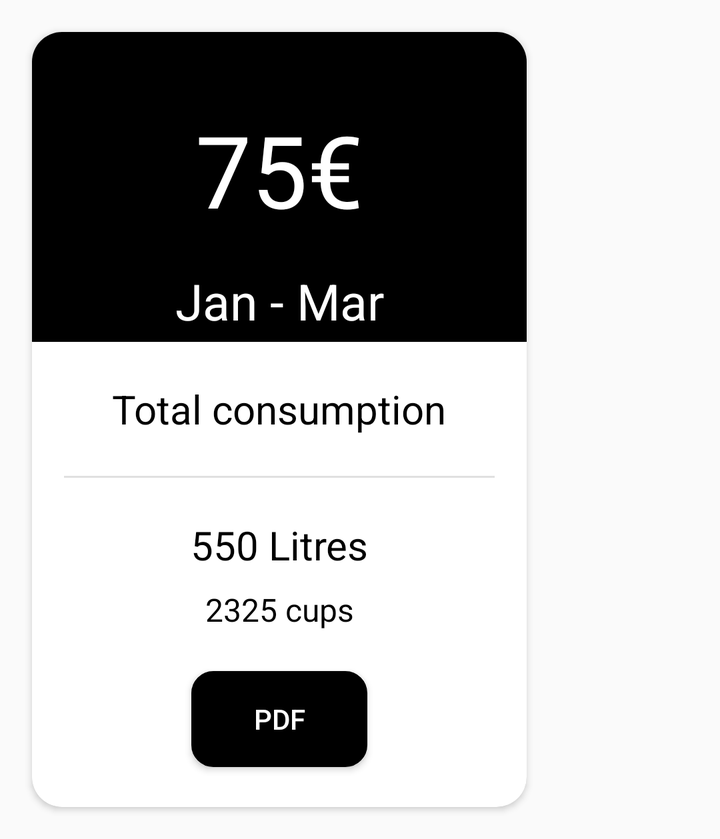
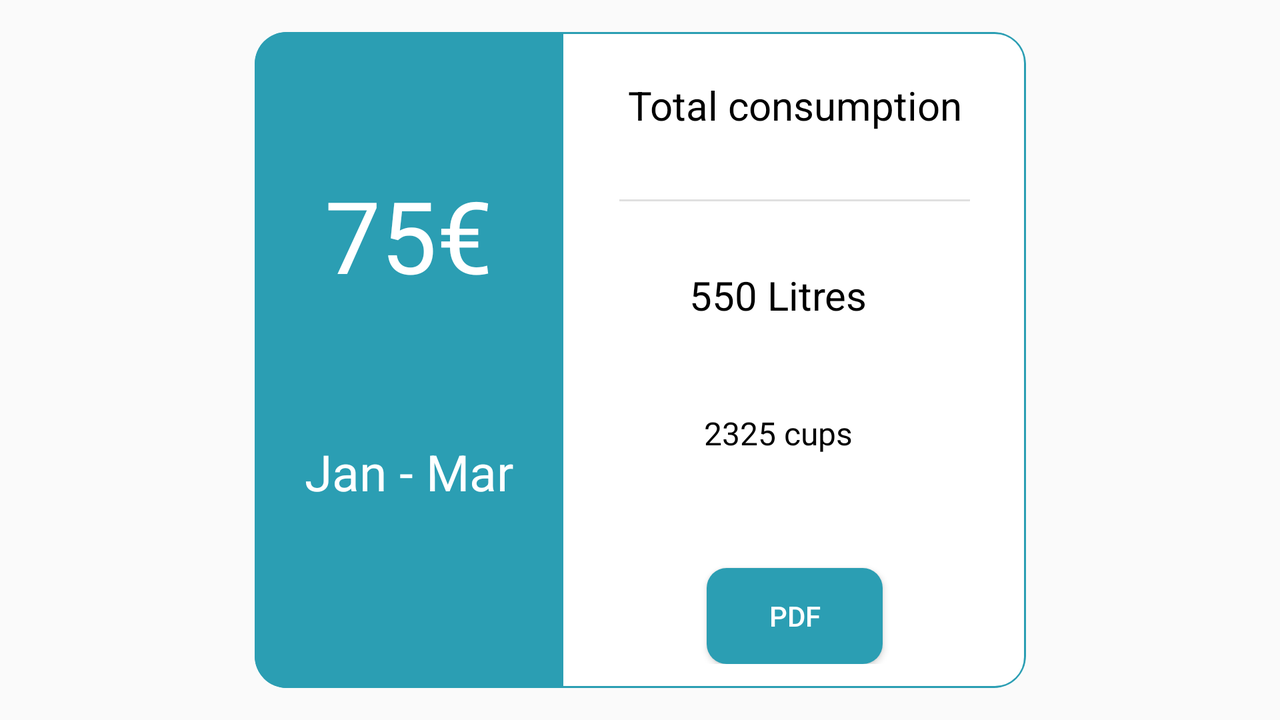

Two renders of one Android screen. The first uses the default layout on a phone; the second uses the alternative layout the repository ships for a different screen configuration, on a matching device. The two XML files are below.
<!-- AndroidManifest.xml: application theme AppTheme -->
<!-- res/layout/bill_card.xml -->
<?xml version="1.0" encoding="utf-8"?>
<androidx.constraintlayout.widget.ConstraintLayout xmlns:android="http://schemas.android.com/apk/res/android"
    xmlns:app="http://schemas.android.com/apk/res-auto"
    android:layout_width="wrap_content"
    android:layout_height="wrap_content">


    <androidx.cardview.widget.CardView
        android:id="@+id/bill_card"
        android:layout_width="wrap_content"
        android:layout_height="wrap_content"
        android:layout_margin="16dp"
        android:background="@drawable/corner_radius"
        android:gravity="center"
        app:cardCornerRadius="15dp"
        app:layout_constraintBottom_toBottomOf="parent"
        app:layout_constraintEnd_toEndOf="parent"
        app:layout_constraintHorizontal_bias="0.5"
        app:layout_constraintStart_toStartOf="parent"
        app:layout_constraintTop_toTopOf="parent">

        <androidx.constraintlayout.widget.ConstraintLayout
            android:layout_width="match_parent"
            android:layout_height="match_parent">

            <View
                android:id="@+id/view"
                android:layout_width="0dp"
                android:layout_height="0dp"
                android:background="#000000"
                app:layout_constraintBottom_toTopOf="@+id/guideline3"
                app:layout_constraintEnd_toEndOf="parent"
                app:layout_constraintStart_toStartOf="parent"
                app:layout_constraintTop_toTopOf="parent" />

            <androidx.constraintlayout.widget.Guideline
                android:id="@+id/guideline3"
                android:layout_width="wrap_content"
                android:layout_height="wrap_content"
                android:orientation="horizontal"
                app:layout_constraintGuide_percent="0.4" />

            <TextView
                android:id="@+id/total_cost"
                android:layout_width="wrap_content"
                android:layout_height="wrap_content"
                android:text="75€"
                android:textColor="#FFFFFF"
                android:textSize="50sp"
                app:layout_constraintBottom_toBottomOf="@+id/view"
                app:layout_constraintEnd_toEndOf="parent"
                app:layout_constraintStart_toStartOf="parent"
                app:layout_constraintTop_toTopOf="parent"
                app:layout_constraintVertical_bias="0.4" />

            <TextView
                android:id="@+id/period"
                android:layout_width="wrap_content"
                android:layout_height="wrap_content"
                android:text="Jan - Mar"
                android:textColor="#FFFFFF"
                android:textSize="25sp"
                app:layout_constraintBottom_toBottomOf="@+id/view"
                app:layout_constraintEnd_toEndOf="parent"
                app:layout_constraintStart_toStartOf="parent"
                app:layout_constraintTop_toBottomOf="@+id/total_cost"
                app:layout_constraintVertical_bias="0.8" />

            <TextView
                android:id="@+id/textView9"
                android:layout_width="wrap_content"
                android:layout_height="wrap_content"
                android:layout_marginStart="40dp"
                android:layout_marginLeft="40dp"
                android:layout_marginTop="20dp"
                android:layout_marginEnd="40dp"
                android:layout_marginRight="40dp"
                android:text="Total consumption"
                android:textColor="#000000"
                android:textSize="20sp"
                app:layout_constraintEnd_toEndOf="parent"
                app:layout_constraintStart_toStartOf="parent"
                app:layout_constraintTop_toBottomOf="@+id/view" />

            <View
                android:id="@+id/divider"
                android:layout_width="0dp"
                android:layout_height="1dp"
                android:layout_marginStart="16dp"
                android:layout_marginLeft="16dp"
                android:layout_marginTop="20dp"
                android:layout_marginEnd="16dp"
                android:layout_marginRight="16dp"
                android:background="?android:attr/listDivider"
                app:layout_constraintEnd_toEndOf="parent"
                app:layout_constraintStart_toStartOf="parent"
                app:layout_constraintTop_toBottomOf="@+id/textView9" />

            <TextView
                android:id="@+id/total_usage"
                android:layout_width="wrap_content"
                android:layout_height="wrap_content"
                android:layout_marginTop="20dp"
                android:text="550 Litres"
                android:textColor="#000000"
                android:textSize="20sp"
                app:layout_constraintEnd_toEndOf="@+id/textView9"
                app:layout_constraintStart_toStartOf="@+id/textView9"
                app:layout_constraintTop_toBottomOf="@+id/divider" />

            <TextView
                android:id="@+id/total_usage_exchanged"
                android:layout_width="wrap_content"
                android:layout_height="wrap_content"
                android:layout_marginStart="20dp"
                android:layout_marginLeft="20dp"
                android:layout_marginTop="8dp"
                android:layout_marginEnd="20dp"
                android:layout_marginRight="20dp"
                android:text="2325 cups"
                android:textColor="#000000"
                android:textSize="16sp"
                app:layout_constraintEnd_toEndOf="@+id/total_usage"
                app:layout_constraintStart_toStartOf="@+id/total_usage"
                app:layout_constraintTop_toBottomOf="@+id/total_usage" />

            <Button
                android:id="@+id/btn_download"
                android:layout_width="wrap_content"
                android:layout_height="wrap_content"
                android:layout_marginTop="20dp"
                android:layout_marginBottom="20dp"
                android:background="@drawable/btn_download"
                android:drawableRight="@drawable/download_24dp"
                android:padding="10dp"
                android:paddingLeft="20dp"
                android:paddingRight="20dp"
                android:text="PDF"
                android:textColor="#FFFFFF"
                app:layout_constraintBottom_toBottomOf="parent"
                app:layout_constraintEnd_toEndOf="@+id/total_usage_exchanged"
                app:layout_constraintStart_toStartOf="@+id/total_usage_exchanged"
                app:layout_constraintTop_toBottomOf="@+id/total_usage_exchanged" />
        </androidx.constraintlayout.widget.ConstraintLayout>

    </androidx.cardview.widget.CardView>

</androidx.constraintlayout.widget.ConstraintLayout>
<!-- resources referenced by this layout -->
<resources>
  <!-- drawable btn_download (drawable) -->
  <?xml version="1.0" encoding="utf-8"?>
  <shape
      xmlns:android="http://schemas.android.com/apk/res/android"
      android:shape="rectangle">
  
      <solid android:color="@android:color/black"/>
  
      <stroke
          android:width="2dp">
      </stroke>
      <corners
          android:radius="10dp">
      </corners>
  
  </shape>
  <!-- drawable corner_radius (drawable) -->
  <?xml version="1.0" encoding="utf-8"?>
  <shape
      xmlns:android="http://schemas.android.com/apk/res/android"
      android:shape="rectangle">
  
      <stroke
          android:width="2dp">
      </stroke>
      <corners
          android:radius="5dp">
      </corners>
  
  </shape>
  <style name="AppTheme" parent="Theme.AppCompat.Light.DarkActionBar">
          
          <item name="colorPrimary">@color/colorPrimary</item>
          <item name="colorPrimaryDark">@color/colorPrimaryDark</item>
          <item name="colorAccent">@color/colorAccent</item>
      </style>
  <color name="colorPrimary">#008577</color>
  <color name="colorPrimaryDark">#00574B</color>
  <color name="colorAccent">#D81B60</color>
</resources>
<!-- res/layout-land/bill_card.xml (the repository's variant of the layout above) -->
<!-- drawn on the phone turned sideways -->
<?xml version="1.0" encoding="utf-8"?>
<androidx.constraintlayout.widget.ConstraintLayout xmlns:android="http://schemas.android.com/apk/res/android"
    xmlns:app="http://schemas.android.com/apk/res-auto"
    xmlns:tools="http://schemas.android.com/tools"
    android:layout_width="match_parent"
    android:layout_height="match_parent">

    <androidx.cardview.widget.CardView
        android:id="@+id/bill_card"
        android:layout_width="wrap_content"
        android:layout_height="match_parent"
        android:layout_margin="16dp"
        android:gravity="center"
        app:cardCornerRadius="16dp"
        app:layout_constraintBottom_toBottomOf="parent"
        app:layout_constraintEnd_toEndOf="parent"
        app:layout_constraintHorizontal_bias="0.5"
        app:layout_constraintStart_toStartOf="parent"
        app:layout_constraintTop_toTopOf="parent">

        <androidx.constraintlayout.widget.ConstraintLayout
            android:layout_width="wrap_content"
            android:layout_height="match_parent"
            android:background="@drawable/bill_water_border"
            android:id="@+id/bill_card_card_view_constraint_layout">

            <LinearLayout
                android:layout_width="wrap_content"
                android:layout_height="match_parent"
                android:gravity="center"
                android:orientation="vertical"
                android:padding="12dp"
                app:layout_constraintBottom_toBottomOf="parent"
                app:layout_constraintEnd_toEndOf="parent"
                app:layout_constraintStart_toStartOf="@+id/guideline7"
                app:layout_constraintTop_toTopOf="parent">

                <TextView
                    android:id="@+id/textView9"
                    android:layout_width="wrap_content"
                    android:layout_height="wrap_content"
                    android:layout_marginStart="20dp"
                    android:layout_marginEnd="20dp"
                    android:layout_weight="1"
                    android:gravity="center"
                    android:text="@string/bill_card_total_consumption"
                    android:textColor="#000000"
                    android:textSize="20sp" />

                <Space
                    android:layout_width="match_parent"
                    android:layout_height="wrap_content"
                    android:layout_weight="1" />

                <View
                    android:id="@+id/divider"
                    android:layout_width="match_parent"
                    android:layout_height="1dp"
                    android:layout_marginStart="16dp"
                    android:layout_marginEnd="16dp"
                    android:layout_weight="0"
                    android:background="?android:attr/listDivider" />

                <Space
                    android:layout_width="match_parent"
                    android:layout_height="wrap_content"
                    android:layout_weight="1" />

                <TextView
                    android:id="@+id/bill_card_total_usage"
                    android:layout_width="wrap_content"
                    android:layout_height="wrap_content"
                    android:layout_marginEnd="8dp"
                    android:layout_marginRight="8dp"
                    android:layout_weight="1"
                    android:gravity="center"
                    android:textColor="#000000"
                    android:textSize="20sp"
                    tools:text="550 Litres" />

                <Space
                    android:layout_width="match_parent"
                    android:layout_height="wrap_content"
                    android:layout_weight="1" />

                <TextView
                    android:id="@+id/bill_card_total_usage_exchanged"
                    android:layout_width="wrap_content"
                    android:layout_height="wrap_content"
                    android:layout_marginEnd="8dp"
                    android:layout_marginRight="8dp"
                    android:layout_weight="1"
                    android:gravity="center"
                    android:textColor="#000000"
                    android:textSize="16sp"
                    tools:text="2325 cups" />

                <Space
                    android:layout_width="match_parent"
                    android:layout_height="wrap_content"
                    android:layout_weight="2" />

                <Button
                    android:id="@+id/bill_card_btn_download"
                    android:layout_width="wrap_content"
                    android:layout_height="wrap_content"
                    android:layout_weight="0"
                    android:background="@drawable/btn_download_water"
                    android:drawableEnd="@drawable/download_24dp"
                    android:drawableRight="@drawable/download_24dp"
                    android:gravity="center"
                    android:padding="10dp"
                    android:paddingLeft="20dp"
                    android:paddingRight="20dp"
                    android:text="@string/bill_card_pdf"
                    android:textColor="#FFFFFF" />
            </LinearLayout>

            <View
                android:id="@+id/bill_card_container"
                android:layout_width="0dp"
                android:layout_height="0dp"
                android:background="@color/utility_water"
                app:layout_constraintBottom_toBottomOf="parent"
                app:layout_constraintEnd_toEndOf="@id/guideline7"
                app:layout_constraintStart_toStartOf="parent"
                app:layout_constraintTop_toTopOf="parent" />

            <androidx.constraintlayout.widget.Guideline
                android:id="@+id/guideline7"
                android:layout_width="wrap_content"
                android:layout_height="wrap_content"
                android:orientation="vertical"
                app:layout_constraintGuide_percent="0.4" />

            <androidx.constraintlayout.widget.Guideline
                android:id="@+id/guideline3"
                android:layout_width="wrap_content"
                android:layout_height="wrap_content"
                android:orientation="horizontal"
                app:layout_constraintGuide_percent="0.5" />

            <TextView
                android:id="@+id/bill_card_total_cost"
                android:layout_width="wrap_content"
                android:layout_height="wrap_content"
                android:layout_marginStart="8dp"
                android:layout_marginLeft="8dp"
                android:layout_marginEnd="8dp"
                android:layout_marginRight="8dp"
                android:textColor="#FFFFFF"
                android:textSize="50sp"
                app:layout_constraintBottom_toTopOf="@+id/guideline3"
                app:layout_constraintEnd_toStartOf="@+id/guideline7"
                app:layout_constraintStart_toStartOf="parent"
                app:layout_constraintTop_toTopOf="@+id/bill_card_container"
                app:layout_constraintVertical_bias="0.7"
                tools:text="75€" />

            <TextView
                android:id="@+id/bill_card_period"
                android:layout_width="wrap_content"
                android:layout_height="wrap_content"
                android:layout_marginStart="8dp"
                android:layout_marginLeft="8dp"
                android:layout_marginEnd="8dp"
                android:layout_marginRight="8dp"
                android:textColor="#FFFFFF"
                android:textSize="25sp"
                app:layout_constraintBottom_toBottomOf="@+id/bill_card_container"
                app:layout_constraintEnd_toStartOf="@+id/guideline7"
                app:layout_constraintStart_toStartOf="parent"
                app:layout_constraintTop_toTopOf="@+id/guideline3"
                app:layout_constraintVertical_bias="0.3"
                tools:text="Jan - Mar" />

        </androidx.constraintlayout.widget.ConstraintLayout>

    </androidx.cardview.widget.CardView>

</androidx.constraintlayout.widget.ConstraintLayout>
<!-- resources referenced by the variant -->
<!-- as the phone turned sideways resolves them -->
<resources>
  <color name="utility_water">#2B9EB3</color>
  <!-- drawable bill_water_border (drawable-v24) -->
  <?xml version="1.0" encoding="utf-8"?>
  <shape
      xmlns:android="http://schemas.android.com/apk/res/android"
      android:shape="rectangle">
  
      <stroke
          android:width="1dp"
          android:color="@color/utility_water">
      </stroke>
      <corners
          android:radius="15dp">
      </corners>
  
  </shape>
  <!-- drawable btn_download_water (drawable-v24) -->
  <?xml version="1.0" encoding="utf-8"?>
  <shape
      xmlns:android="http://schemas.android.com/apk/res/android"
      android:shape="rectangle">
  
      <solid android:color="@color/utility_water"/>
  
      <corners
          android:radius="10dp">
      </corners>
  
  </shape>
  <string name="bill_card_pdf">PDF</string>
  <string name="bill_card_total_consumption">Total consumption</string>
  <style name="AppTheme" parent="Theme.AppCompat.Light.DarkActionBar">
          
          <item name="colorPrimary">@color/colorPrimary</item>
          <item name="colorPrimaryDark">@color/colorPrimaryDark</item>
          <item name="colorAccent">@color/colorAccent</item>
      </style>
  <color name="colorPrimary">#008577</color>
  <color name="colorPrimaryDark">#00574B</color>
  <color name="colorAccent">#D81B60</color>
</resources>
